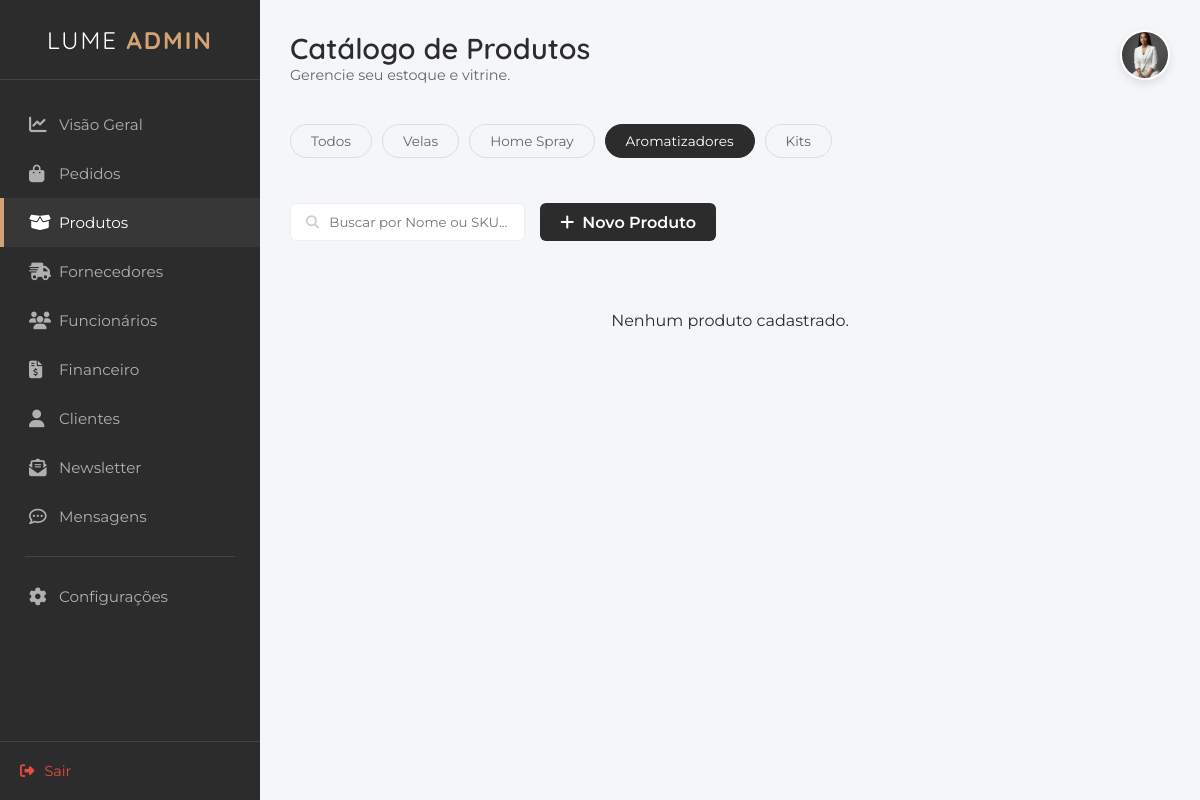
The app's page /produtos?cat=Difusores, older data.
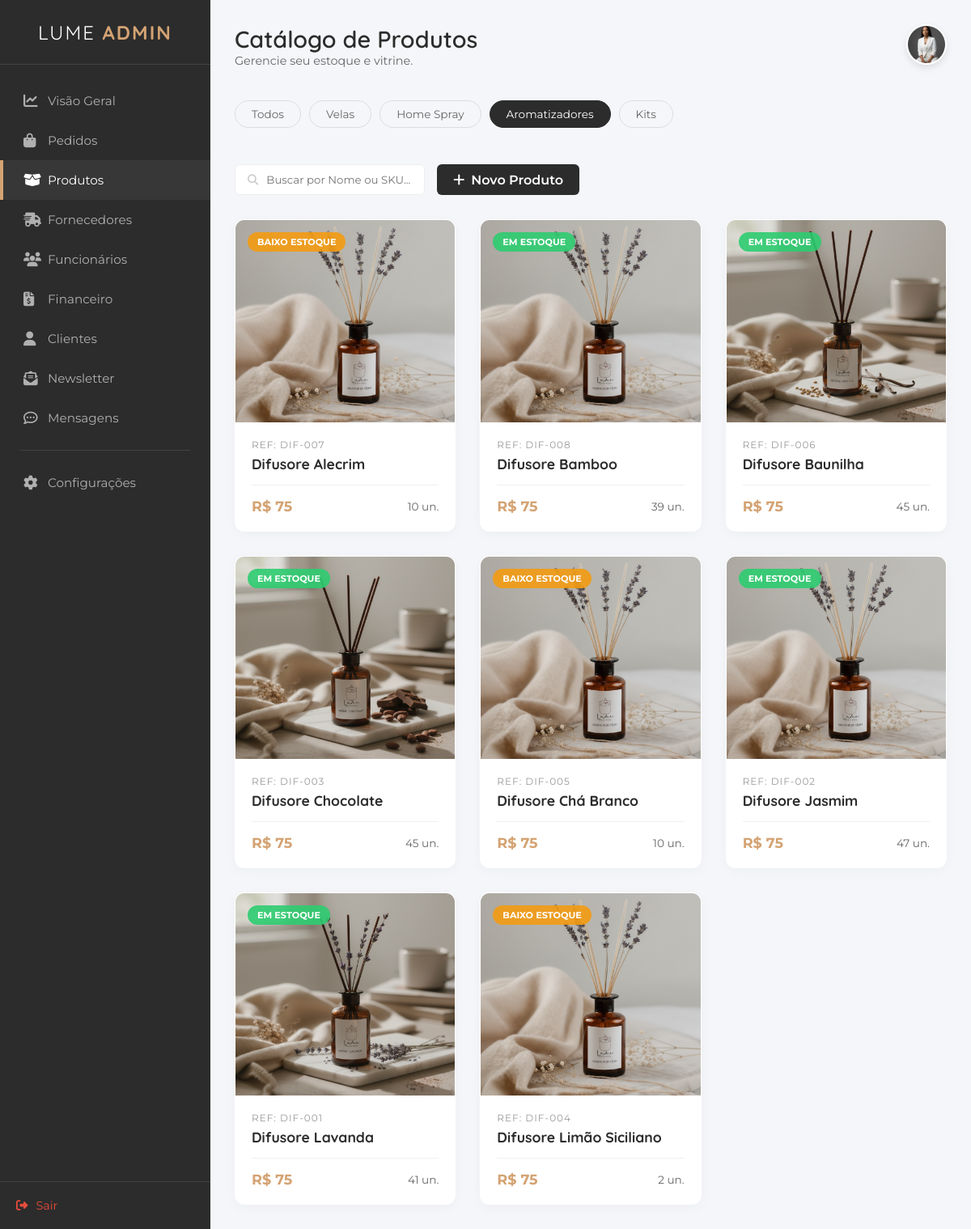
The same page, newer data.
### tables this page shows
CREATE TABLE "tb_produtos" (
    "id_produto" INTEGER PRIMARY KEY AUTOINCREMENT,
    "nome_produto" VARCHAR(100) NOT NULL,
    "sku" VARCHAR(20),
    "descricao" TEXT,
    "preco_custo" DECIMAL(10,2),
    "preco_venda" DECIMAL(10,2),
    "qtd_estoque" INTEGER,
    "fornecedor" VARCHAR(100),
    "categoria" VARCHAR(50), 
    "aroma" VARCHAR(50),
    "variacao" VARCHAR(50),
    "img_produto" VARCHAR(255),
    "ativo" BOOLEAN DEFAULT 1,
    "data_cad" DATETIME
    );

### appinterno.py (the view)
@app.route("/produto.html")
@app.route("/produtos")
def listar_produtos():
    busca = request.args.get("q")
    filtro_cat = request.args.get("cat")
    con = get_db()
    cur = con.cursor()
    sql = "SELECT * FROM tb_produtos"
    condicoes = []
    parametros = []
    if busca:
        condicoes.append("(nome_produto LIKE ? OR sku LIKE ?)")
        parametros.append(f"%{busca}%")
        parametros.append(f"%{busca}%")
    if filtro_cat and filtro_cat != 'Todos':
        condicoes.append("categoria LIKE ?")
        parametros.append(f"%{filtro_cat}%")
    if condicoes:
        sql += " WHERE " + " AND ".join(condicoes)
    sql += " ORDER BY nome_produto ASC"
    try:
        cur.execute(sql, parametros)
        produtos = cur.fetchall()
    except Exception as e:
        print(f"Erro no filtro: {e}")
        produtos = []
    con.close()
    return render_template("interno/produto.html", produtos=produtos, cat_atual=filtro_cat)

### appinterno.py (called while the page is built)
def get_db():
    conn = sqlite3.connect("db_lume.db")
    conn.row_factory = sqlite3.Row
    return conn

### templates/interno/produto.html (shortened to what the changed rows need)
<!DOCTYPE html>
<html lang="pt-br">
<head>
    <link rel="stylesheet" href="https://cdnjs.cloudflare.com/ajax/libs/font-awesome/6.4.0/css/all.min.css">
    <link rel="stylesheet" href="/static/styleinterno.css">
</head>
<body>
    <div class="admin-container">
        <aside class="sidebar">
            <div class="sidebar-header">
                <h2 class="brand-text">LUME <span>ADMIN</span></h2>
            </div>
        </aside>
        <main class="main-content">
            <header class="top-bar">
                <div class="welcome-text">
                    <h1>Catálogo de Produtos</h1>
                </div>
            </header>
           <section class="products-grid">
    {% for p in produtos %}
    <div class="product-card">
        <div class="product-image">
            <img src="/static/uploads/{{ p['img_produto'] }}"
                 onerror="this.src='../../static/imagens/sem_foto.png'"
                 alt="{{ p['nome_produto'] }}">
            {% if p['qtd_estoque'] > 10 %}
                <span class="stock-badge in-stock">Em Estoque</span>
            {% elif p['qtd_estoque'] > 0 %}
                <span class="stock-badge low-stock">Baixo Estoque</span>
            {% else %}
                <span class="stock-badge out-stock">Esgotado</span>
            {% endif %}
        </div>
        <div class="product-info">
            <span class="category">Ref: {{ p['sku'] }}</span>
            <h3>{{ p['nome_produto'] }}</h3>
            <div class="price-row">
                <span class="price">R$ {{ p['preco_venda'] }}</span>
                {% if p['qtd_estoque'] == 0 %}
                    <span class="stock-qty text-red">0 un.</span>
                {% else %}
                    <span class="stock-qty">{{ p['qtd_estoque'] }} un.</span>
                {% endif %}
            </div>
        </div>
    </div>
    {% else %}
    <p style="grid-column: 1/-1; text-align: center; padding: 40px;">Nenhum produto cadastrado.</p>
    {% endfor %}
</section>
        </main>
    </div>
</body>
</html>

Row changes from the older to the newer data that the page shows:
added tb_produtos: img_produto (picture), shows "BAIXO ESTOQUE", sku "DIF-007", nome_produto "Difusore Alecrim", preco_venda "75", qtd_estoque "10"
added tb_produtos: img_produto (picture), shows "EM ESTOQUE", sku "DIF-008", nome_produto "Difusore Bamboo", preco_venda "75", qtd_estoque "39"
added tb_produtos: img_produto (picture), shows "EM ESTOQUE", sku "DIF-006", nome_produto "Difusore Baunilha", preco_venda "75", qtd_estoque "45"
added tb_produtos: img_produto (picture), shows "EM ESTOQUE", sku "DIF-003", nome_produto "Difusore Chocolate", preco_venda "75", qtd_estoque "45"
added tb_produtos: img_produto (picture), shows "BAIXO ESTOQUE", sku "DIF-005", nome_produto "Difusore Chá Branco", preco_venda "75", qtd_estoque "10"
added tb_produtos: img_produto (picture), shows "EM ESTOQUE", sku "DIF-002", nome_produto "Difusore Jasmim", preco_venda "75", qtd_estoque "47"
added tb_produtos: img_produto (picture), shows "EM ESTOQUE", sku "DIF-001", nome_produto "Difusore Lavanda", preco_venda "75", qtd_estoque "41"
added tb_produtos: img_produto (picture), shows "BAIXO ESTOQUE", sku "DIF-004", nome_produto "Difusore Limão Siciliano", preco_venda "75", qtd_estoque "2"
Text that changed along with them:
text no longer shown: "Nenhum produto cadastrado."
